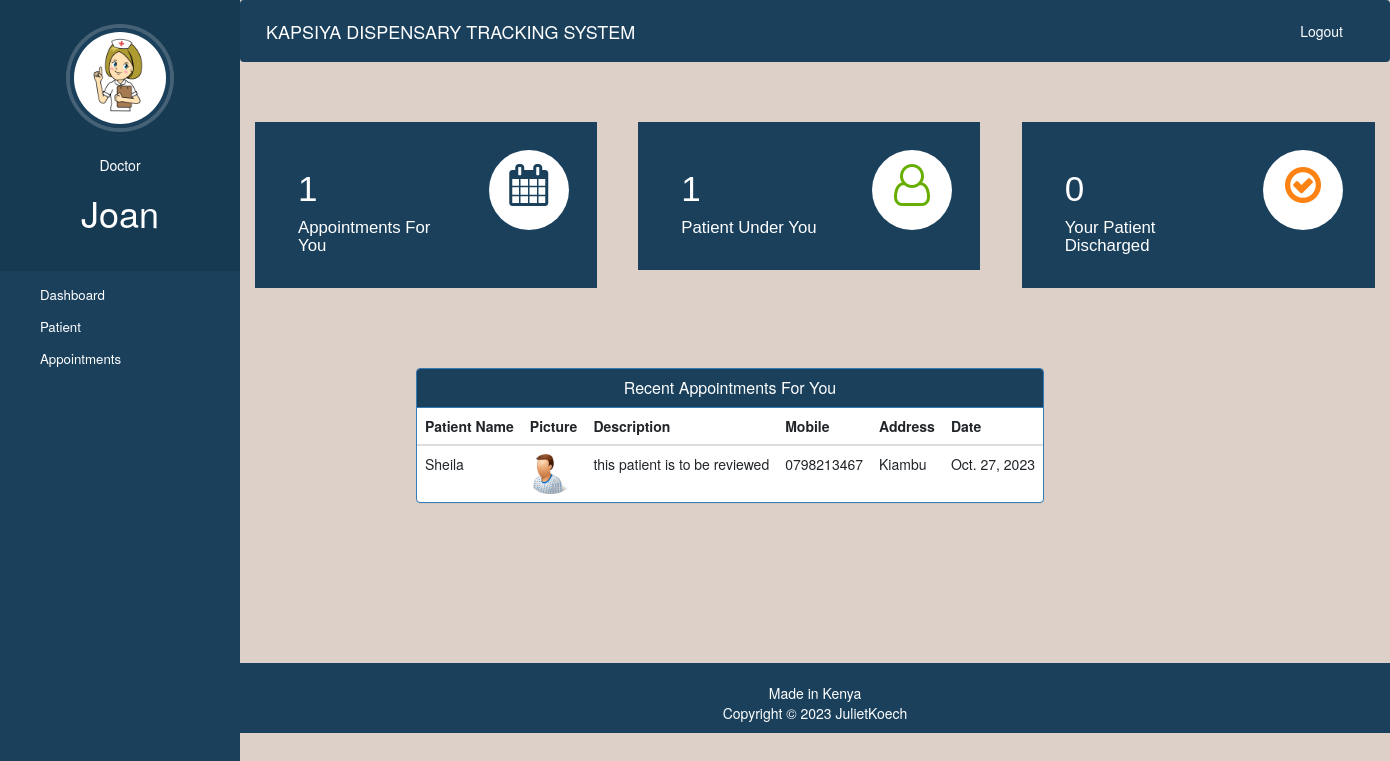
The app's page /doctor-dashboard (signed in), older data.
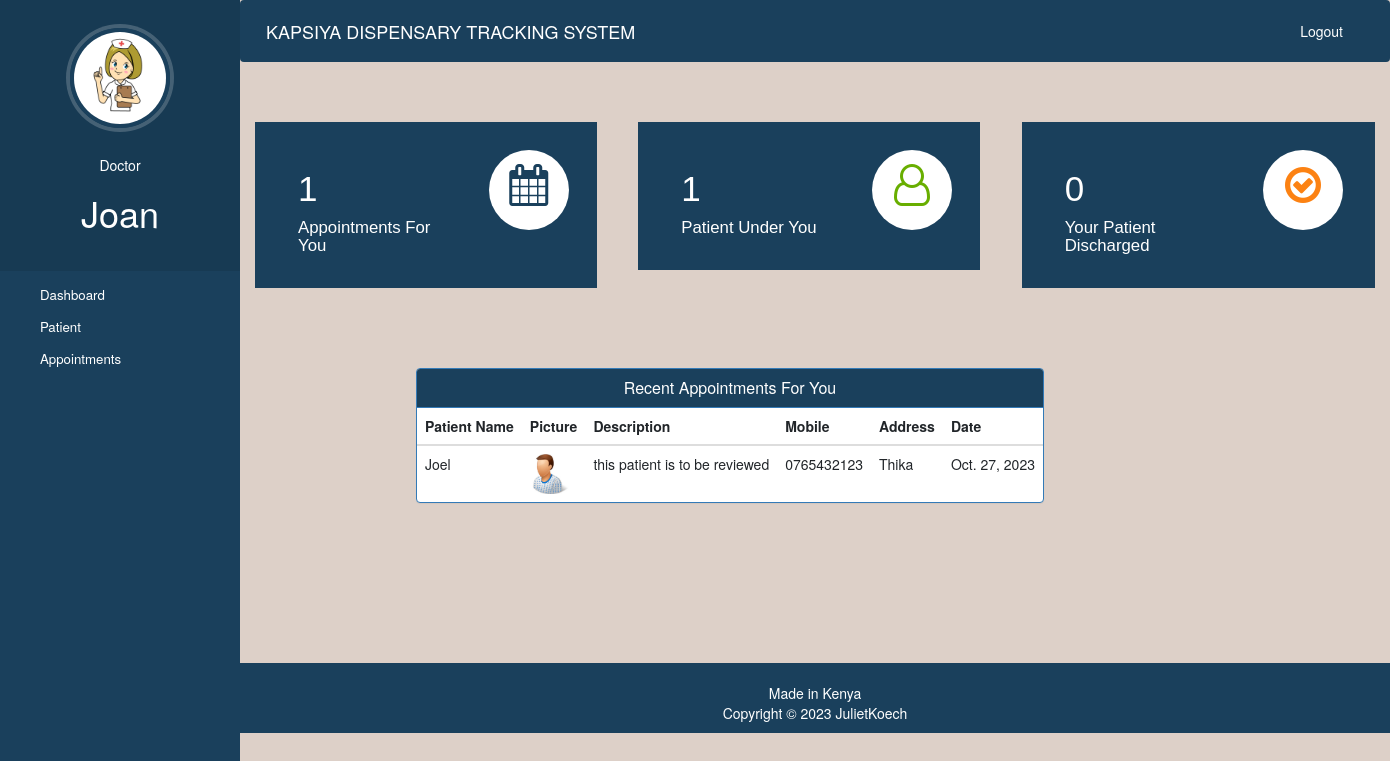
The same page, newer data.
### kapsiya/models.py (models this page shows, shortened)
class Appointment(models.Model):
    patientId=models.PositiveIntegerField(null=True)
    doctorId=models.PositiveIntegerField(null=True)
    patientName=models.CharField(max_length=40,null=True)
    doctorName=models.CharField(max_length=40,null=True)
    appointmentDate=models.DateField(auto_now=True)
    description=models.TextField(max_length=500)
    status=models.BooleanField(default=False)

class Patient(models.Model):
    user=models.OneToOneField(User,on_delete=models.CASCADE)
    profile_pic= models.ImageField(upload_to='profile_pic/PatientProfilePic/',null=True,blank=True)
    address = models.CharField(max_length=40)
    mobile = models.CharField(max_length=20,null=False)
    symptoms = models.CharField(max_length=100,null=False)
    assignedDoctorId = models.PositiveIntegerField(null=True)
    admitDate=models.DateField(auto_now=True)
    status=models.BooleanField(default=False)

### kapsiya/views.py (the view)
# urls.py: path('doctor-dashboard',views.doctor_dashboard_view, name='doctor-dashboard'),
@login_required(login_url='doctorlogin')
@user_passes_test(is_doctor)
def doctor_dashboard_view(request):
    patientcount=models.Patient.objects.all().filter(status=True,assignedDoctorId=request.user.id).count()
    appointmentcount=models.Appointment.objects.all().filter(status=True,doctorId=request.user.id).count()
    patientdischarged=models.PatientDischargeDetails.objects.all().distinct().filter(assignedDoctorName=request.user.first_name).count()
    appointments=models.Appointment.objects.all().filter(status=True,doctorId=request.user.id).order_by('-id')
    patientid=[]
    for a in appointments:
        patientid.append(a.patientId)
    patients=models.Patient.objects.all().filter(status=True,user_id__in=patientid).order_by('-id')
    appointments=zip(appointments,patients)
    mydict={
    'patientcount':patientcount,
    'appointmentcount':appointmentcount,
    'patientdischarged':patientdischarged,
    'appointments':appointments,
    'doctor':models.Nurse.objects.get(user_id=request.user.id), #nurse's profile picture  on the  sidebar
    }
    return render(request,'doctor_dashboard.html',context=mydict)

### kapsiya/views.py (called while the page is built)
def is_doctor(user):
    return user.groups.filter(name='NURSE').exists()

### kapsiya/templates/doctor_dashboard.html
{% extends 'doctor_base.html' %}
{% load static %}
{% block content %}
{%include 'doctor_dashboard_cards.html'%}
<br><br><br><br>
<div class="container">
  <div class="row">
    <div class="panel panel-primary" style="margin-left:15%;">
      <div class="panel-heading" style="text-align:center; background-color:#1a405c;">
        <h6 class="panel-title">Recent Appointments For You</h6>
      </div>
      <table class="table table-hover" id="dev-table">
        <thead>
          <tr>
            <th>Patient Name</th>
            <th>Picture</th>
            <th>Description</th>
            <th>Mobile</th>
            <th>Address</th>
            <th>Date</th>
          </tr>
        </thead>
        {% for a,p in appointments %}
        <tr>
          <td>{{a.patientName}}</td>
          <td> <img src="{% static p.profile_pic.url %}" alt="Profile Pic" height="40px" width="40px" /></td>
          <td>{{a.description}}</td>
          <td>{{p.mobile}}</td>
          <td>{{p.address}}</td>
          <td>{{a.appointmentDate}}</td>
        </tr>
        {% endfor %}
      </table>
    </div>
  </div>
</div>
{% endblock content %}

### kapsiya/templates/doctor_base.html (shortened to what this page needs)
<!DOCTYPE html>
{% load static %}
<html lang="en">
<head>
  <link rel="stylesheet" href="https://stackpath.bootstrapcdn.com/bootstrap/4.3.1/css/bootstrap.min.css">
  <link rel="stylesheet" href="https://maxcdn.bootstrapcdn.com/font-awesome/4.7.0/css/font-awesome.min.css">
</head>
<body>
  <nav class="menu" tabindex="0">
    <header class="avatar">
      <img src="{% static 'images/nurse.png' %}" alt="Profile Pic" />
      <br><br>
      <h5>Doctor</h5>
      <h1>{{request.user.first_name}}</h1>
    </header>
    <ul>
      <li tabindex="0" class="icon-dashboard"> <a style="color:white; text-decoration:none;" href="/doctor-dashboard"><span>Dashboard</span></a> </li>
      <li tabindex="0" class="icon-users"> <a style="color:white; text-decoration:none;" href="/doctor-patient"><span>Patient</span></a></li>
      <li tabindex="0" class="icon-calendar"> <a style="color:white; text-decoration:none;" href="/doctor-appointment"><span>Appointments</span></a></li>
    </ul>
  </nav>
  <main>
    <div class="bs-example">
      <nav class="navbar navbar-expand-md  navbar-dark fixed-top" style="background:#1a405c;">
        <a href="/doctor-dashboard" class="navbar-brand">KAPSIYA DISPENSARY  TRACKING SYSTEM</a>
        <div class="collapse navbar-collapse justify-content-between" id="navbarCollapse">
          <div class="navbar-nav" style=" margin-left: 90%;">
            <a href="/logout" class="nav-item nav-link" style="color: white;">Logout</a>
          </div>
        </div>
      </nav>
    </div>
    <br><br>
    {% block content %}
    {% endblock content %}
    <br><br><br><br><br><br><br>
    <footer>
      <br>
      <div class="container">
        <div class="row">
          <div class="col-md-12 col-sm-12">
            <div style="color:#ffffff;" class="wow fadeInUp footer-copyright">
              <p>Made in Kenya <br>
                Copyright &copy; 2023 JulietKoech </p>
            </div>
          </div>
        </div>
      </div>
    </footer>
  </main>
</body>
</html>

### kapsiya/templates/doctor_dashboard_cards.html (shortened to what this page needs)
<!DOCTYPE html>
<html lang="en" dir="ltr">
<head>
  <link rel="stylesheet" href="https://maxcdn.bootstrapcdn.com/bootstrap/3.4.1/css/bootstrap.min.css">
  <link rel="stylesheet" href="https://cdnjs.cloudflare.com/ajax/libs/font-awesome/4.7.0/css/font-awesome.min.css">
</head>
<body>
  <div class="market-updates">
    <div class="col-md-4 market-update-gd">
      <div class="market-update-block clr-block-1">
        <div class="col-md-8 market-update-left">
          <h3>{{appointmentcount}}</h3>
          <h4>Appointments For You</h4>
        </div>
        <div class="col-md-4 market-update-right">
          <i class="fa fa-calendar"> </i>
        </div>
        <div class="clearfix"> </div>
      </div>
    </div>
    <div class="col-md-4 market-update-gd">
      <div class="market-update-block clr-block-2">
        <div class="col-md-8 market-update-left">
          <h3>{{patientcount}}</h3>
          <h4>Patient Under You</h4>
        </div>
        <div class="col-md-4 market-update-right">
          <i class="fa fa-user-o"></i>
        </div>
        <div class="clearfix"> </div>
      </div>
    </div>
    <div class="col-md-4 market-update-gd">
      <div class="market-update-block clr-block-3">
        <div class="col-md-8 market-update-left">
          <h3>{{patientdischarged}}</h3>
          <h4>Your Patient Discharged</h4>
        </div>
        <div class="col-md-4 market-update-right">
          <i class="fa fa-check-circle-o" aria-hidden="true"></i>
        </div>
        <div class="clearfix"> </div>
      </div>
    </div>
  </div>
</body>
</html>

### kapsiya/templates/doctor_base.html (style rules this page uses)
a:link { text-decoration: none; }
a { color: white; }
footer { padding: 0px 0px 0px 0px; background-color: #1a405c; margin: 0px; }
p { text-align: center; }
body { padding-left: 240px; }
main { position: relative; height: 100vh; }
.menu { background: #1a405c; height: 100vh; width: 240px; position: fixed; top: 0px; left: 0; z-index: 5; outline: none; color: white; }
.menu .avatar { background: rgba(0, 0, 0, 0.1); padding: 2em 0.5em; text-align: center; }
.menu .avatar img { width: 100px; border-radius: 50%; overflow: hidden; border: 4px solid #1a405c; box-shadow: 0 0 0 4px rgba(255, 255, 255, 0.2); }
.menu ul { list-style: none; padding: 0.5em 0; margin: 0; }
.menu ul li { padding: 0.5em 1em 0.5em 3em; font-size: 0.95em; font-weight: regular; background-repeat: no-repeat; background-position: left 15px center; background-size: auto 20px; transition: all 0.15s linear; cursor: pointer; }
.menu ul li.icon-dashboard { background-image: url("http://www.entypo.com/images//gauge.svg"); }
.menu ul li.icon-users { background-image: url("http://www.entypo.com/images//users.svg"); }
.menu ul li.icon-calendar { background-image: url("http://www.entypo.com/images//calendar.svg"); }

### kapsiya/templates/doctor_dashboard_cards.html (style rules this page uses)
body { background-color: #ddd0c8 !important; }
.market-update-block { padding: 2em 2em; background: #999; }
.market-update-block h3 { color: #fff; font-size: 2.5em; font-family: 'Carrois Gothic', sans-serif; }
.market-update-block h4 { font-size: 1.2em; color: #fff; margin: 0.3em 0em; font-family: 'Carrois Gothic', sans-serif; }
.market-update-block.clr-block-1 { background: #1a405c; margin-right: 0.8em; transition: 0.5s all; -webkit-transition: 0.5s all; -moz-transition: 0.5s all; -o-transition: 0.5s all; }
.market-update-block.clr-block-2 { background: #1a405c;; margin-right: 0.8em; transition: 0.5s all; -webkit-transition: 0.5s all; -moz-transition: 0.5s all; -o-transition: 0.5s all; }
.market-update-block.clr-block-3 { background: #1a405c;; transition: 0.5s all; -webkit-transition: 0.5s all; -moz-transition: 0.5s all; -o-transition: 0.5s all; }
.market-update-right i.fa.fa-user-o { font-size: 3em; color: #68AE00; width: 80px; height: 80px; background: #fff; text-align: center; border-radius: 49px; -webkit-border-radius: 49px; -moz-border-radius: 49px; -o-border-radius: 49px; line-height: 1.7em; }
.market-update-right i.fa.fa-check-circle-o { font-size: 3em; color: #FC8213; width: 80px; height: 80px; background: #fff; text-align: center; border-radius: 49px; -webkit-border-radius: 49px; -moz-border-radius: 49px; -o-border-radius: 49px; line-height: 1.7em; }
.market-update-right i.fa.fa-calendar { font-size: 3em; color: #1a405c;; width: 80px; height: 80px; background: #fff; text-align: center; border-radius: 49px; -webkit-border-radius: 49px; -moz-border-radius: 49px; -o-border-radius: 49px; line-height: 1.7em; }
.market-update-left { padding: 0px; }

Row changes from the older to the newer data that the page shows:
removed Appointment: patientName "Sheila", profile_pic (picture), description "this patient is to be reviewed", mobile "0798213467", address "Kiambu", appointmentDate "Oct. 27, 2023"
added Appointment: patientName "Joel", profile_pic (picture), description "this patient is to be reviewed", mobile "0765432123", address "Thika", appointmentDate "Oct. 27, 2023"
